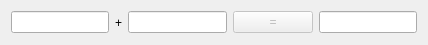
<?xml version="1.0" encoding="UTF-8"?>
<ui version="4.0">
 <class>CalculatorDlg</class>
 <widget class="QDialog" name="CalculatorDlg">
  <property name="geometry">
   <rect>
    <x>0</x>
    <y>0</y>
    <width>428</width>
    <height>45</height>
   </rect>
  </property>
  <property name="windowTitle">
   <string>计算器</string>
  </property>
  <layout class="QHBoxLayout" name="horizontalLayout">
   <item>
    <widget class="QLineEdit" name="m_editX">
     <property name="alignment">
      <set>Qt::AlignRight|Qt::AlignTrailing|Qt::AlignVCenter</set>
     </property>
    </widget>
   </item>
   <item>
    <widget class="QLabel" name="label">
     <property name="text">
      <string>+</string>
     </property>
     <property name="alignment">
      <set>Qt::AlignCenter</set>
     </property>
    </widget>
   </item>
   <item>
    <widget class="QLineEdit" name="m_editY">
     <property name="alignment">
      <set>Qt::AlignRight|Qt::AlignTrailing|Qt::AlignVCenter</set>
     </property>
    </widget>
   </item>
   <item>
    <widget class="QPushButton" name="m_btnCalc">
     <property name="enabled">
      <bool>false</bool>
     </property>
     <property name="text">
      <string>=</string>
     </property>
    </widget>
   </item>
   <item>
    <widget class="QLineEdit" name="m_editZ">
     <property name="alignment">
      <set>Qt::AlignRight|Qt::AlignTrailing|Qt::AlignVCenter</set>
     </property>
     <property name="readOnly">
      <bool>true</bool>
     </property>
    </widget>
   </item>
  </layout>
 </widget>
 <tabstops>
  <tabstop>m_editX</tabstop>
  <tabstop>m_editY</tabstop>
  <tabstop>m_btnCalc</tabstop>
  <tabstop>m_editZ</tabstop>
 </tabstops>
 <resources/>
 <connections/>
</ui>
